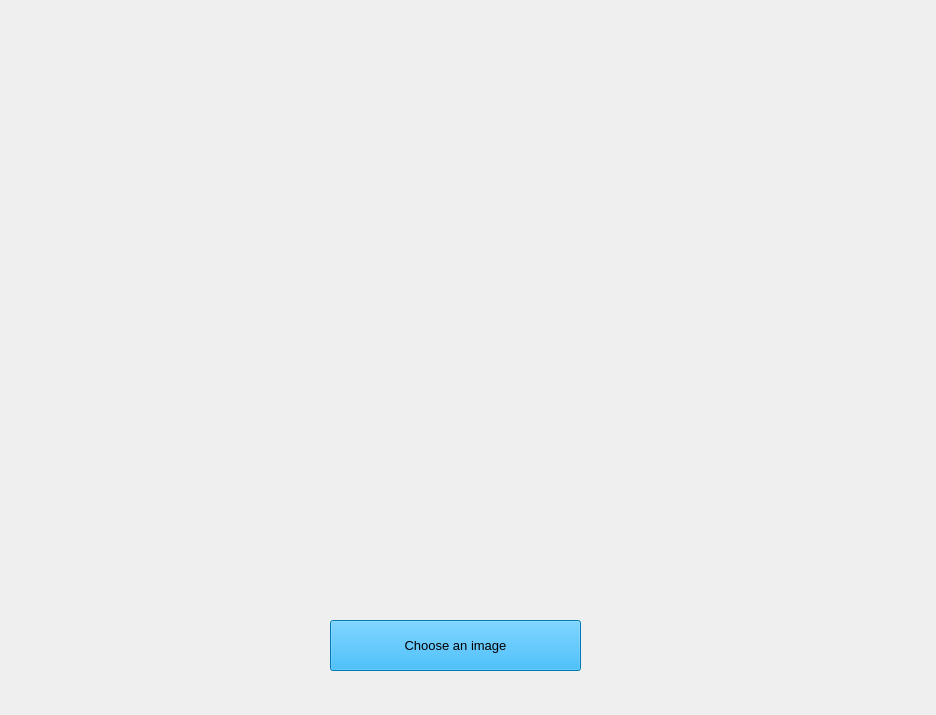
<?xml version="1.0" encoding="UTF-8"?>
<ui version="4.0">
 <class>image2</class>
 <widget class="QWidget" name="image2">
  <property name="geometry">
   <rect>
    <x>0</x>
    <y>0</y>
    <width>936</width>
    <height>715</height>
   </rect>
  </property>
  <property name="windowTitle">
   <string>Open Image</string>
  </property>
  <widget class="QLabel" name="lbl_image_2">
   <property name="geometry">
    <rect>
     <x>80</x>
     <y>90</y>
     <width>801</width>
     <height>481</height>
    </rect>
   </property>
   <property name="text">
    <string/>
   </property>
   <property name="scaledContents">
    <bool>true</bool>
   </property>
  </widget>
  <widget class="QPushButton" name="btn_image2">
   <property name="geometry">
    <rect>
     <x>330</x>
     <y>620</y>
     <width>251</width>
     <height>51</height>
    </rect>
   </property>
   <property name="palette">
    <palette>
     <active>
      <colorrole role="WindowText">
       <brush brushstyle="SolidPattern">
        <color alpha="255">
         <red>0</red>
         <green>0</green>
         <blue>0</blue>
        </color>
       </brush>
      </colorrole>
      <colorrole role="Button">
       <brush brushstyle="SolidPattern">
        <color alpha="255">
         <red>0</red>
         <green>170</green>
         <blue>255</blue>
        </color>
       </brush>
      </colorrole>
      <colorrole role="Light">
       <brush brushstyle="SolidPattern">
        <color alpha="255">
         <red>127</red>
         <green>213</green>
         <blue>255</blue>
        </color>
       </brush>
      </colorrole>
      <colorrole role="Midlight">
       <brush brushstyle="SolidPattern">
        <color alpha="255">
         <red>63</red>
         <green>191</green>
         <blue>255</blue>
        </color>
       </brush>
      </colorrole>
      <colorrole role="Dark">
       <brush brushstyle="SolidPattern">
        <color alpha="255">
         <red>0</red>
         <green>85</green>
         <blue>127</blue>
        </color>
       </brush>
      </colorrole>
      <colorrole role="Mid">
       <brush brushstyle="SolidPattern">
        <color alpha="255">
         <red>0</red>
         <green>113</green>
         <blue>170</blue>
        </color>
       </brush>
      </colorrole>
      <colorrole role="Text">
       <brush brushstyle="SolidPattern">
        <color alpha="255">
         <red>0</red>
         <green>0</green>
         <blue>0</blue>
        </color>
       </brush>
      </colorrole>
      <colorrole role="BrightText">
       <brush brushstyle="SolidPattern">
        <color alpha="255">
         <red>255</red>
         <green>255</green>
         <blue>255</blue>
        </color>
       </brush>
      </colorrole>
      <colorrole role="ButtonText">
       <brush brushstyle="SolidPattern">
        <color alpha="255">
         <red>0</red>
         <green>0</green>
         <blue>0</blue>
        </color>
       </brush>
      </colorrole>
      <colorrole role="Base">
       <brush brushstyle="SolidPattern">
        <color alpha="255">
         <red>255</red>
         <green>255</green>
         <blue>255</blue>
        </color>
       </brush>
      </colorrole>
      <colorrole role="Window">
       <brush brushstyle="SolidPattern">
        <color alpha="255">
         <red>0</red>
         <green>170</green>
         <blue>255</blue>
        </color>
       </brush>
      </colorrole>
      <colorrole role="Shadow">
       <brush brushstyle="SolidPattern">
        <color alpha="255">
         <red>0</red>
         <green>0</green>
         <blue>0</blue>
        </color>
       </brush>
      </colorrole>
      <colorrole role="AlternateBase">
       <brush brushstyle="SolidPattern">
        <color alpha="255">
         <red>127</red>
         <green>212</green>
         <blue>255</blue>
        </color>
       </brush>
      </colorrole>
      <colorrole role="ToolTipBase">
       <brush brushstyle="SolidPattern">
        <color alpha="255">
         <red>255</red>
         <green>255</green>
         <blue>220</blue>
        </color>
       </brush>
      </colorrole>
      <colorrole role="ToolTipText">
       <brush brushstyle="SolidPattern">
        <color alpha="255">
         <red>0</red>
         <green>0</green>
         <blue>0</blue>
        </color>
       </brush>
      </colorrole>
     </active>
     <inactive>
      <colorrole role="WindowText">
       <brush brushstyle="SolidPattern">
        <color alpha="255">
         <red>0</red>
         <green>0</green>
         <blue>0</blue>
        </color>
       </brush>
      </colorrole>
      <colorrole role="Button">
       <brush brushstyle="SolidPattern">
        <color alpha="255">
         <red>0</red>
         <green>170</green>
         <blue>255</blue>
        </color>
       </brush>
      </colorrole>
      <colorrole role="Light">
       <brush brushstyle="SolidPattern">
        <color alpha="255">
         <red>127</red>
         <green>213</green>
         <blue>255</blue>
        </color>
       </brush>
      </colorrole>
      <colorrole role="Midlight">
       <brush brushstyle="SolidPattern">
        <color alpha="255">
         <red>63</red>
         <green>191</green>
         <blue>255</blue>
        </color>
       </brush>
      </colorrole>
      <colorrole role="Dark">
       <brush brushstyle="SolidPattern">
        <color alpha="255">
         <red>0</red>
         <green>85</green>
         <blue>127</blue>
        </color>
       </brush>
      </colorrole>
      <colorrole role="Mid">
       <brush brushstyle="SolidPattern">
        <color alpha="255">
         <red>0</red>
         <green>113</green>
         <blue>170</blue>
        </color>
       </brush>
      </colorrole>
      <colorrole role="Text">
       <brush brushstyle="SolidPattern">
        <color alpha="255">
         <red>0</red>
         <green>0</green>
         <blue>0</blue>
        </color>
       </brush>
      </colorrole>
      <colorrole role="BrightText">
       <brush brushstyle="SolidPattern">
        <color alpha="255">
         <red>255</red>
         <green>255</green>
         <blue>255</blue>
        </color>
       </brush>
      </colorrole>
      <colorrole role="ButtonText">
       <brush brushstyle="SolidPattern">
        <color alpha="255">
         <red>0</red>
         <green>0</green>
         <blue>0</blue>
        </color>
       </brush>
      </colorrole>
      <colorrole role="Base">
       <brush brushstyle="SolidPattern">
        <color alpha="255">
         <red>255</red>
         <green>255</green>
         <blue>255</blue>
        </color>
       </brush>
      </colorrole>
      <colorrole role="Window">
       <brush brushstyle="SolidPattern">
        <color alpha="255">
         <red>0</red>
         <green>170</green>
         <blue>255</blue>
        </color>
       </brush>
      </colorrole>
      <colorrole role="Shadow">
       <brush brushstyle="SolidPattern">
        <color alpha="255">
         <red>0</red>
         <green>0</green>
         <blue>0</blue>
        </color>
       </brush>
      </colorrole>
      <colorrole role="AlternateBase">
       <brush brushstyle="SolidPattern">
        <color alpha="255">
         <red>127</red>
         <green>212</green>
         <blue>255</blue>
        </color>
       </brush>
      </colorrole>
      <colorrole role="ToolTipBase">
       <brush brushstyle="SolidPattern">
        <color alpha="255">
         <red>255</red>
         <green>255</green>
         <blue>220</blue>
        </color>
       </brush>
      </colorrole>
      <colorrole role="ToolTipText">
       <brush brushstyle="SolidPattern">
        <color alpha="255">
         <red>0</red>
         <green>0</green>
         <blue>0</blue>
        </color>
       </brush>
      </colorrole>
     </inactive>
     <disabled>
      <colorrole role="WindowText">
       <brush brushstyle="SolidPattern">
        <color alpha="255">
         <red>0</red>
         <green>85</green>
         <blue>127</blue>
        </color>
       </brush>
      </colorrole>
      <colorrole role="Button">
       <brush brushstyle="SolidPattern">
        <color alpha="255">
         <red>0</red>
         <green>170</green>
         <blue>255</blue>
        </color>
       </brush>
      </colorrole>
      <colorrole role="Light">
       <brush brushstyle="SolidPattern">
        <color alpha="255">
         <red>127</red>
         <green>213</green>
         <blue>255</blue>
        </color>
       </brush>
      </colorrole>
      <colorrole role="Midlight">
       <brush brushstyle="SolidPattern">
        <color alpha="255">
         <red>63</red>
         <green>191</green>
         <blue>255</blue>
        </color>
       </brush>
      </colorrole>
      <colorrole role="Dark">
       <brush brushstyle="SolidPattern">
        <color alpha="255">
         <red>0</red>
         <green>85</green>
         <blue>127</blue>
        </color>
       </brush>
      </colorrole>
      <colorrole role="Mid">
       <brush brushstyle="SolidPattern">
        <color alpha="255">
         <red>0</red>
         <green>113</green>
         <blue>170</blue>
        </color>
       </brush>
      </colorrole>
      <colorrole role="Text">
       <brush brushstyle="SolidPattern">
        <color alpha="255">
         <red>0</red>
         <green>85</green>
         <blue>127</blue>
        </color>
       </brush>
      </colorrole>
      <colorrole role="BrightText">
       <brush brushstyle="SolidPattern">
        <color alpha="255">
         <red>255</red>
         <green>255</green>
         <blue>255</blue>
        </color>
       </brush>
      </colorrole>
      <colorrole role="ButtonText">
       <brush brushstyle="SolidPattern">
        <color alpha="255">
         <red>0</red>
         <green>85</green>
         <blue>127</blue>
        </color>
       </brush>
      </colorrole>
      <colorrole role="Base">
       <brush brushstyle="SolidPattern">
        <color alpha="255">
         <red>0</red>
         <green>170</green>
         <blue>255</blue>
        </color>
       </brush>
      </colorrole>
      <colorrole role="Window">
       <brush brushstyle="SolidPattern">
        <color alpha="255">
         <red>0</red>
         <green>170</green>
         <blue>255</blue>
        </color>
       </brush>
      </colorrole>
      <colorrole role="Shadow">
       <brush brushstyle="SolidPattern">
        <color alpha="255">
         <red>0</red>
         <green>0</green>
         <blue>0</blue>
        </color>
       </brush>
      </colorrole>
      <colorrole role="AlternateBase">
       <brush brushstyle="SolidPattern">
        <color alpha="255">
         <red>0</red>
         <green>170</green>
         <blue>255</blue>
        </color>
       </brush>
      </colorrole>
      <colorrole role="ToolTipBase">
       <brush brushstyle="SolidPattern">
        <color alpha="255">
         <red>255</red>
         <green>255</green>
         <blue>220</blue>
        </color>
       </brush>
      </colorrole>
      <colorrole role="ToolTipText">
       <brush brushstyle="SolidPattern">
        <color alpha="255">
         <red>0</red>
         <green>0</green>
         <blue>0</blue>
        </color>
       </brush>
      </colorrole>
     </disabled>
    </palette>
   </property>
   <property name="font">
    <font>
     <pointsize>10</pointsize>
    </font>
   </property>
   <property name="tabletTracking">
    <bool>false</bool>
   </property>
   <property name="autoFillBackground">
    <bool>false</bool>
   </property>
   <property name="text">
    <string>Choose an image</string>
   </property>
  </widget>
 </widget>
 <resources/>
 <connections/>
</ui>
